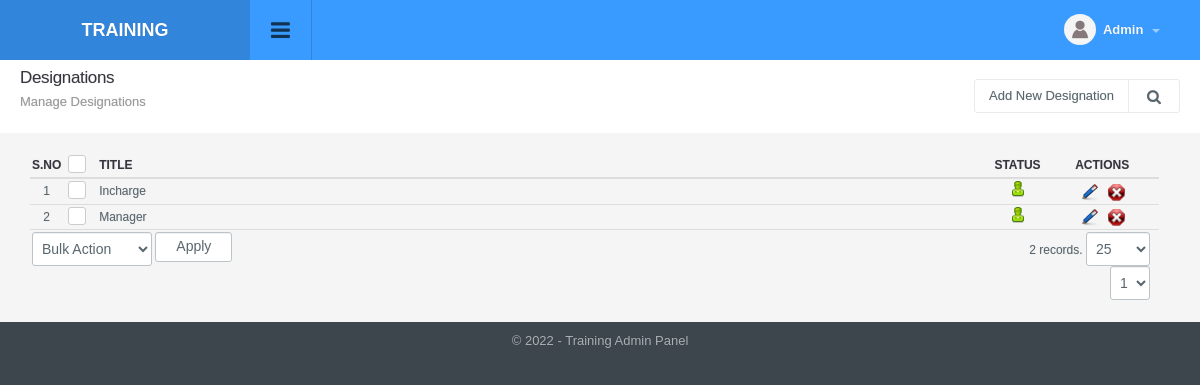
The page /designations_manage.php (signed in) on the database as committed earlier.
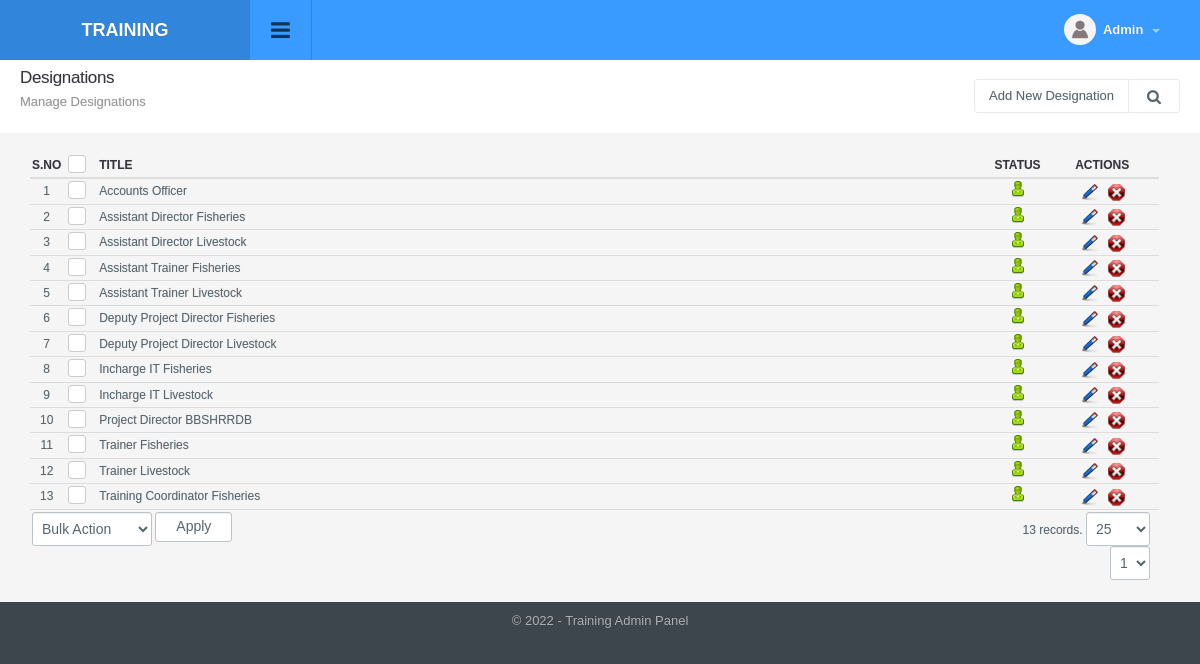
The same page on the database as committed later.
### tables this page shows
CREATE TABLE `designations` (
  `id` int(11) NOT NULL,
  `title` varchar(50) NOT NULL,
  `status` int(1) NOT NULL DEFAULT '1',
  `ts` timestamp NOT NULL DEFAULT CURRENT_TIMESTAMP ON UPDATE CURRENT_TIMESTAMP
);

### include/db.php (called while the page is built, shortened)
<?php
function doquery($qr,$lnk){
	@$res=mysqli_query($lnk,$qr) or die($qr." - ".mysqli_error($lnk));
	return $res;
}
function dofetch($rs){
	@$rec=mysqli_fetch_array($rs);
	return $rec;
}
function numrows($rs){
	return mysqli_num_rows($rs);
}

### include/utility.php (called while the page is built, shortened)
<?php
function unslash($str){
	return stripslashes(utf8_decode($str));
	}

### modules/designations/list.php (the view, shortened to what this page needs)
<?php
$extra='';
?>
<div class="page-header">
	<h1 class="title">Designations</h1>
  	<ol class="breadcrumb">
    	<li class="active">Manage Designations</li>
  	</ol>
  	<div class="right">
    	<div class="btn-group" role="group" aria-label="...">
        	<a href="designations_manage.php?tab=add" class="btn btn-light editproject">Add New Designation</a>
            <a id="topstats" class="btn btn-light" href="#"><i class="fa fa-search"></i></a>
    	</div>
    </div>
</div>
<div class="panel-body table-responsive">
	<table class="table table-hover list">
    	<thead>
            <tr>
                <th width="2%" class="text-center">S.No</th>
                <th class="text-center" width="3%"><div class="checkbox checkbox-primary">
                    <label for="select_all"></label></div></th>
                <th>Title</th>
                <th width="5%" class="text-center">Status</th>
                <th width="10%" class="text-center">Actions</th>
            </tr>
        </thead>
        <tbody>
            <?php
            $sql="select * from designations where 1 $extra order by title";
            $rs=show_page($rows, $pageNum, $sql);
            if(numrows($rs)>0){
                $sn=1;
                while($r=dofetch($rs)){
                    ?>
                    <tr>
                        <td class="text-center"><?php echo $sn;?></td>
                        <td class="text-center"><div class="checkbox margin-t-0 checkbox-primary">
                            <label for="<?php echo "rec_".$sn?>"></label></div>
                        </td>
                        <td><?php echo unslash($r["title"]); ?></td>
                        <td class="text-center">
                            <a href="designations_manage.php?id=<?php echo $r['id'];?>&tab=status&s=<?php echo ($r["status"]==0)?1:0;?>">
                                <?php
                                if($r["status"]==0){
                                    ?>
                                    <img src="images/offstatus.png" alt="Off" title="Set Status On">
                                    <?php
                                }
                                else{
                                    ?>
                                    <img src="images/onstatus.png" alt="On" title="Set Status Off">
                                    <?php
                                }
                                ?>
                            </a>
                        </td>
                        <td class="text-center">
                            <a href="designations_manage.php?tab=edit&id=<?php echo $r['id'];?>"><img title="Edit Record" alt="Edit" src="images/edit.png"></a>&nbsp;&nbsp;
                            <a onclick="return confirm('Are you sure you want to delete')" href="designations_manage.php?id=<?php echo $r['id'];?>&amp;tab=delete"><img title="Delete Record" alt="Delete" src="images/delete.png"></a>
                        </td>
                    </tr>
                    <?php
                    $sn++;
                }
                ?>
                <tr>
                    <td colspan="3" class="actions">
                        <select name="bulk_action" class="" id="bulk_action" title="Choose Action">
                            <option value="null">Bulk Action</option>
                        </select>
                        <input type="button" name="apply" value="Apply" id="apply_bulk_action" class="btn btn-light" title="Apply Action"  />
                    </td>
                    <td colspan="2" class="paging" title="Paging" align="right"><?php echo pages_list($rows, "designations", $sql, $pageNum)?></td>
                </tr>
                <?php
            }
            else{
                ?>
                <tr>
                    <td colspan="5"  class="no-record">No Result Found</td>
                </tr>
                <?php
            }
            ?>
        </tbody>
     </table>
</div>

Rows that differ between the two databases and show on the page:
removed designations: title "Incharge", status 1 (drawn)
removed designations: title "Manager", status 1 (drawn)
added designations: title "Accounts Officer", status 1 (drawn)
added designations: title "Assistant Director Fisheries", status 1 (drawn)
added designations: title "Assistant Director Livestock", status 1 (drawn)
added designations: title "Assistant Trainer Fisheries", status 1 (drawn)
added designations: title "Assistant Trainer Livestock", status 1 (drawn)
added designations: title "Deputy Project Director Fisheries", status 1 (drawn)
added designations: title "Deputy Project Director Livestock", status 1 (drawn)
added designations: title "Incharge IT Fisheries", status 1 (drawn)
added designations: title "Incharge IT Livestock", status 1 (drawn)
added designations: title "Project Director BBSHRRDB", status 1 (drawn)
added designations: title "Trainer Fisheries", status 1 (drawn)
added designations: title "Trainer Livestock", status 1 (drawn)
added designations: title "Training Coordinator Fisheries", status 1 (drawn)
Other text that changed with them:
pages_list($rows, "designations", $sql, $pageNum): "2 records." → "13 records."
